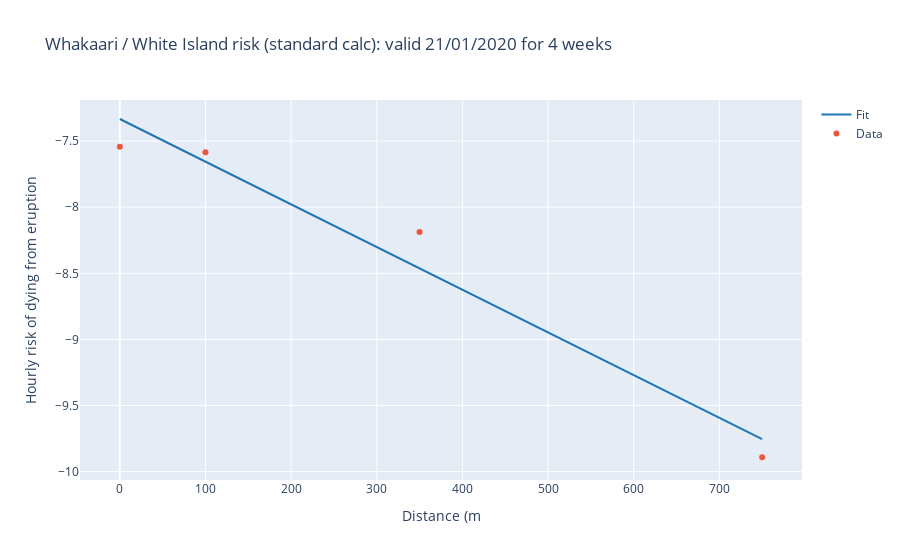

Notebook cell for this chart:
### Code cell
#plotly approach
import plotly.express as px
#import plotly.plotly as py
import plotly.graph_objects as go

x1 = summary_adjc['Distance (m)']
y1 = summary_adjc['Risk dying in hour']
y2 = np.log(summary_adjc['Risk dying in hour'])

#fig = px.scatter(x=x1, y=y1) 

trace1 = go.Scatter(
        x = x1,
        y = y2,
        mode = 'markers',
        name = 'Data')




#linear model
m,c = np.polyfit(x1, y2, 1)

# add the linear fit on top
trace0 = go.Scatter(
        x=x1,
        y=m*x1 + c,
        mode="lines",
        marker=go.scatter.Marker(color = 'rgb(31, 119, 180)'),
        name='Fit'
        )


data = [trace0, trace1]

layout = go.Layout(
    title="Whakaari / White Island risk (standard calc): valid 21/01/2020 for 4 weeks",
    xaxis_title="Distance (m)",
    yaxis_title="Hourly risk of dying from eruption",
    yaxis = go.layout.YAxis(
        showexponent = 'all',
        exponentformat = 'E'
    )
)
   
fig = go.Figure(
     data = data,
     layout = layout
 )

fig.show()

### Figure 1 — Plotly figure (JSON) as saved in the notebook; plotly's stock layout.template omitted (floating-point values rounded to 4 significant figures)
{"data": [{"marker": {"color": "rgb(31, 119, 180)"}, "mode": "lines", "name": "Fit", "type": "scatter", "x": [0, 100, 350, 750], "y": [-7.332, -7.655, -8.462, -9.754]}, {"mode": "markers", "name": "Data", "type": "scatter", "x": [0, 100, 350, 750], "y": [-7.541, -7.583, -8.188, -9.892]}], "layout": {"title": {"text": "Whakaari / White Island risk (standard calc): valid 21/01/2020 for 4 weeks"}, "xaxis": {"title": {"text": "Distance (m"}}, "yaxis": {"exponentformat": "E", "showexponent": "all", "title": {"text": "Hourly risk of dying from eruption"}}}}
